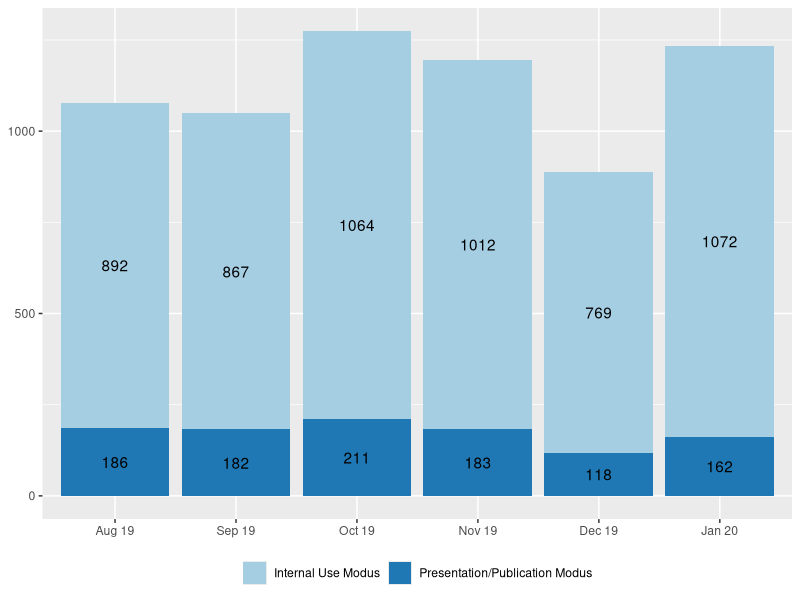

Recreate this plot in R. (Note: this script raises an error after producing the figure.)
# Author: Jim Shen
# Description: This will generate various plots
#     for the IAB chapter.

library(ggplot2)
library(kableExtra)
library(RColorBrewer)

# Figure 1
iabf1data <- read.csv("./assets/iab/figure1.csv")  # read csv file 

iabf1data$Date <- factor(iabf1data$Date,levels = c("Aug 19", "Sep 19", "Oct 19", "Nov 19", "Dec 19", "Jan 20"))

iabfigure1 <- ggplot(iabf1data, aes(fill=Mode, y=Count, x=Date)) + 
  geom_bar(position="stack", stat="identity") +
  geom_text(aes(label=Count), position = position_stack(vjust=0.5)) +
  scale_fill_brewer(palette = "Paired") +
  theme(axis.title.x=element_blank(),
        axis.title.y=element_blank(),
        legend.title=element_blank(),
        legend.position="bottom")

# Figure 2
iabf2data <- read.csv("./assets/iab/figure2.csv")  # read csv file 

iabfigure2 <- ggplot(iabf2data, aes(fill=Projects, y=Count, x=Year)) + 
  geom_bar(position="dodge", stat="identity") +
  scale_x_continuous(breaks = f2data$Year, labels = as.character(f2data$Year)) +
  scale_fill_brewer(palette = "Paired") +
  theme(axis.title.x=element_blank(),
        axis.title.y=element_blank(),
        legend.title=element_blank(),
        legend.position="bottom")

# Figure 3

iabf3data <- read.csv("./assets/iab/figure3.csv") 

iabf3data$Country <- factor(iabf3data$Country,levels = c( "U.S.", "Other Countries","Germany"))

iabfigure3 <- ggplot(iabf3data, aes(fill=Country, y=Percentage, x=Year)) + 
  geom_bar(position="stack", stat="identity") +
  scale_fill_brewer(palette = "Paired") +
  theme(axis.title.x=element_blank(),
        axis.title.y=element_blank(),
        legend.title=element_blank(),
        legend.position="bottom")

# Figure 4

iabf4data <- read.csv("./assets/iab/figure4.csv") 

iabf4data$Rating <- factor(iabf4data$Rating,levels = c("very good","good","neutral","not used"))

iabfigure4 <- ggplot(iabf4data, aes(fill=Rating, y=Percentage, x=Type)) + 
  coord_flip() +
  geom_bar(position = position_stack(reverse = TRUE), stat="identity") +
  scale_fill_brewer(palette = "Blues") +
  theme(axis.title.x=element_blank(),
        axis.title.y=element_blank(),
        legend.title=element_blank(),
        legend.position="bottom")

# Table 1

iabt1data <- data.frame(
  Items = c("Population/Sample Size", 
            "Time Period covered and frequency",
            "Additional information",
            "Population/Sample Size", 
            "Time Period covered and frequency",
            "Additional information","Population/Sample Size", 
            "Time Period covered and frequency",
            "Additional information"),
  Features = c(
    "2% random sample (more than 1.8 million individuals) of the Integrated Employment Biographies, a database which includes records from<br><br>
    - 1975 onwards: employment subject, receipt of benefits in accordance with Social Code Act III<br>
    - 1999 onwards: Marginal part-time employment<br>
    - 2000 onwards: participation in an employment or training measure<br>
    - 2007 onwards: Registered jobseeker",
    "1975 until 2017 for West Germany, 1992 until 2017 for East Germany, updated every 2nd year by RDC-IAB", 
    "DOI: 10.5164/IAB.SIAB7517.de.en.v1",
    "Repeated cross sectional dataset (640,000-1.5 million establishments) on June 30, on all establishments with at least one employee liable to social security (until 1988) and/or at least one marginal worker (since 1999), and thereof a 50% random sample",
    "1975 until 2018 for West Germany, 1992 until 2018 for East Germany, annual updated by RDC-IAB",
    "DOI: 10.5164/IAB.BHP7518.de.en.v1",
    "Worker information from administrative data are linked to the IAB-Establishment Panel, an annual representative survey since 1993 in West Germany and 1996 in East Germany including approx. 16,000 establishments per year
    Stratified sample of all establishments with at least one employee liable to social security on June 30 of the year before by establishment size, industry, and federal state.<br><br>
    Two versions of LIAB:<br>
    - LIAB cross-sectional model: all establishment surveys combined with administrative worker data as of June 30 (establishment: 67,407 in total; individuals approx. 12.5 million in total)<br>
    - LIAB longitudinal model: selection of repeatedly interviewed establishments (2009-2016) combined with longitudinal worker biographies (establishment: 41,777 in total; individuals approx. 1.7 million in total)",
    "LIAB Cross-sectional model: 1993-2017<br>
    LIAB longitudinal model: 1975-2017",
    "DOI: 10.5164/IAB.LIABQM29317.de.en.v1<br>
    DOI: 10.5164/IAB.LIABLM7517.de.en.v1"
  )
)

iabtable1<-knitr::kable(iabt1data, escape = F, caption="Selected RDC-IAB data", col.names = NULL, booktabs=T) %>%
  kable_styling(full_width = F) %>%
  column_spec(1, width="19em") %>%
  pack_rows("Sample of Integrated Labour Market Biographies (||SIAB||)",1,3) %>%
  pack_rows("||Establishment History Panel|| (||BHP||)",4,6) %>%
  pack_rows("||Linked Employer-Employee Data|| (||LIAB||)",7,9) %>%
  footnote(general="The time period covered by each data set represents the status as of 02 June 2020. For a complete list of all data products see the [IAB website](https://fdz.iab.de/en/FDZ_Overview_of_Data.aspx).")

# Table 2

iabt2data<-read.csv("./assets/iab/table2.csv")

iabtable2<-knitr::kable(iabt2data, booktabs = TRUE,
  caption = "Number of publications in 2018, including all publications with RDC-IAB data (excluding bachelor and master theses)") %>%
    kable_styling(full_width = F)
